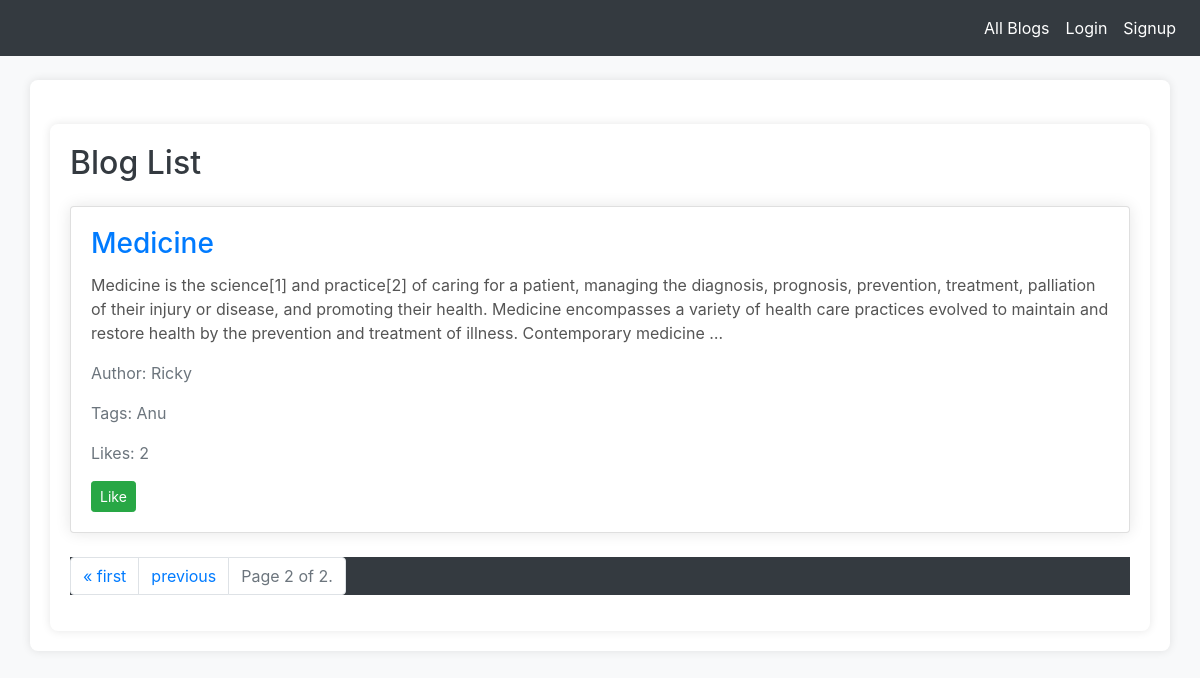
Screenshot of /?page=2 with the database file from the repository.
### blog/models.py (models this page shows)
class Blog(models.Model):
    title = models.CharField(max_length=255)
    content = models.TextField()
    author = models.ForeignKey(User, on_delete=models.CASCADE)
    tags = models.ManyToManyField(Tag)
    created_at = models.DateTimeField(auto_now_add=True)
    likes = models.ManyToManyField(User, related_name='liked_blogs', blank=True)

class Tag(models.Model):
    name = models.CharField(max_length=50)

### blog/views.py (the view)
# urls.py: path('', blog_list, name='blog_list'),
def blog_list(request):
    blogs = Blog.objects.all()
    paginator = Paginator(blogs, 5)
    page_number = request.GET.get('page', 1)
    page_obj = paginator.get_page(page_number)
    return render(request, 'blog/blog_list.html', {'page_obj': page_obj})

### blog/templates/blog/blog_list.html (shortened to what this page needs)
{% extends 'base.html' %}
{% block content %}
  <div class="container mt-4">
    <h2 class="mb-4">Blog List</h2>
    {% for blog in page_obj %}
      <div class="card mb-4">
        <div class="card-body">
          <h3 class="card-title"><a href="{% url 'blog_detail' blog.id %}" class="blog-link">{{ blog.title }}</a></h3>
          <p class="card-text blog-excerpt">{{ blog.content|truncatewords:50 }}</p>
          <p class="card-text text-muted">Author: {{ blog.author.username }}</p>
          <p class="card-text text-muted">Tags: {% for tag in blog.tags.all %}{{ tag.name }}{% if not forloop.last %}, {% endif %}{% endfor %}</p>
          <p class="card-text text-muted">Likes: <span id="likeCount{{ blog.id }}">{{ blog.likes.count }}</span></p>
          <button onclick="likeBlog({{ blog.id }})" class="btn btn-primary btn-sm like-btn">Like</button>
        </div>
      </div>
    {% endfor %}
    <nav aria-label="Page navigation">
      <ul class="pagination">
        {% if page_obj.has_previous %}
          <li class="page-item">
            <a class="page-link" href="?page=1" aria-label="First">
              &laquo; first
            </a>
          </li>
          <li class="page-item">
            <a class="page-link" href="?page={{ page_obj.previous_page_number }}" aria-label="Previous">
              previous
            </a>
          </li>
        {% endif %}
        <li class="page-item disabled">
          <span class="page-link">Page {{ page_obj.number }} of {{ page_obj.paginator.num_pages }}.</span>
        </li>
      </ul>
    </nav>
  </div>
{% endblock %}

### blog/templates/base.html (style rules this page uses)
body { padding-top: 56px; background-color: #f8f9fa; }
nav { background-color: #343a40; }
.container { background-color: #ffffff; border-radius: 8px; box-shadow: 0 0 10px rgba(0, 0, 0, 0.1); margin-top: 20px; padding: 20px; }
h2 { color: #343a40; }
.blog-link { color: #007bff; text-decoration: none; }
.blog-excerpt { color: #555; }
.like-btn { background-color: #28a745; border-color: #28a745; color: #ffffff; }
.container { margin-top: 20px; }
.card { box-shadow: 0 0 15px rgba(0, 0, 0, 0.1); }
.card-title { color: #007bff; }

### rows the page displays
Blog: title "Medicine", content "Medicine is the science[1] and practice[2] of caring for a patient, managing the diagnosis, prognosis, prevention, treatment, palliation of their injury or disease, and promoting their health. Medicine encompasses a variety of health care practices evolved to maintain and restore health by the prevention and treatment of illness. Contemporary medicine …", author.username "Ricky", likes.count "2"
Tag: name "Anu"

### other values shown
{{ page_obj.number }} "2"
{{ page_obj.paginator.num_pages }} "2"
